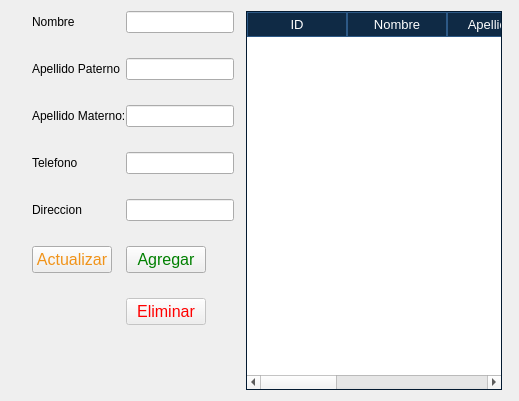
      <widget class="QWidget" name="page_Customer">
       <layout class="QGridLayout" name="gridLayout_2">
        <item row="0" column="0">
         <layout class="QHBoxLayout" name="horizontalLayout_2" stretch="0,2">
          <property name="spacing">
           <number>12</number>
          </property>
          <property name="sizeConstraint">
           <enum>QLayout::SetMaximumSize</enum>
          </property>
          <property name="leftMargin">
           <number>6</number>
          </property>
          <property name="rightMargin">
           <number>6</number>
          </property>
          <item>
           <layout class="QFormLayout" name="formLayout_2">
            <property name="sizeConstraint">
             <enum>QLayout::SetFixedSize</enum>
            </property>
            <property name="labelAlignment">
             <set>Qt::AlignJustify|Qt::AlignVCenter</set>
            </property>
            <property name="formAlignment">
             <set>Qt::AlignJustify|Qt::AlignVCenter</set>
            </property>
            <property name="horizontalSpacing">
             <number>0</number>
            </property>
            <property name="verticalSpacing">
             <number>25</number>
            </property>
            <property name="leftMargin">
             <number>15</number>
            </property>
            <item row="0" column="0">
             <widget class="QLabel" name="label">
              <property name="text">
               <string>Nombre</string>
              </property>
             </widget>
            </item>
            <item row="0" column="1">
             <widget class="QLineEdit" name="customerName">
              <property name="sizePolicy">
               <sizepolicy hsizetype="Fixed" vsizetype="Fixed">
                <horstretch>150</horstretch>
                <verstretch>0</verstretch>
               </sizepolicy>
              </property>
             </widget>
            </item>
            <item row="1" column="1">
             <widget class="QLineEdit" name="customerLastPaternalName">
              <property name="sizePolicy">
               <sizepolicy hsizetype="Fixed" vsizetype="Fixed">
                <horstretch>0</horstretch>
                <verstretch>0</verstretch>
               </sizepolicy>
              </property>
             </widget>
            </item>
            <item row="3" column="0">
             <widget class="QLabel" name="label_3">
              <property name="text">
               <string>Telefono</string>
              </property>
             </widget>
            </item>
            <item row="3" column="1">
             <widget class="QLineEdit" name="customerPhone">
              <property name="sizePolicy">
               <sizepolicy hsizetype="Fixed" vsizetype="Fixed">
                <horstretch>100</horstretch>
                <verstretch>0</verstretch>
               </sizepolicy>
              </property>
             </widget>
            </item>
            <item row="4" column="0">
             <widget class="QLabel" name="label_4">
              <property name="text">
               <string>Direccion</string>
              </property>
             </widget>
            </item>
            <item row="4" column="1">
             <widget class="QLineEdit" name="customerAddress">
              <property name="sizePolicy">
               <sizepolicy hsizetype="Fixed" vsizetype="Fixed">
                <horstretch>0</horstretch>
                <verstretch>0</verstretch>
               </sizepolicy>
              </property>
             </widget>
            </item>
            <item row="5" column="0">
             <widget class="QPushButton" name="updateCustomer">
              <property name="font">
               <font>
                <pointsize>12</pointsize>
               </font>
              </property>
              <property name="cursor">
               <cursorShape>PointingHandCursor</cursorShape>
              </property>
              <property name="styleSheet">
               <string notr="true">QPushButton {
	color: #F09319;
}</string>
              </property>
              <property name="text">
               <string>Actualizar</string>
              </property>
             </widget>
            </item>
            <item row="5" column="1">
             <widget class="QPushButton" name="addCustomer">
              <property name="sizePolicy">
               <sizepolicy hsizetype="Fixed" vsizetype="Fixed">
                <horstretch>0</horstretch>
                <verstretch>0</verstretch>
               </sizepolicy>
              </property>
              <property name="font">
               <font>
                <pointsize>12</pointsize>
               </font>
              </property>
              <property name="cursor">
               <cursorShape>PointingHandCursor</cursorShape>
              </property>
              <property name="styleSheet">
               <string notr="true">QPushButton {
	color: green;
}</string>
              </property>
              <property name="text">
               <string>Agregar</string>
              </property>
             </widget>
            </item>
            <item row="6" column="1">
             <widget class="QPushButton" name="deleteCustomer">
              <property name="enabled">
               <bool>false</bool>
              </property>
              <property name="sizePolicy">
               <sizepolicy hsizetype="Fixed" vsizetype="Fixed">
                <horstretch>0</horstretch>
                <verstretch>0</verstretch>
               </sizepolicy>
              </property>
              <property name="font">
               <font>
                <pointsize>12</pointsize>
               </font>
              </property>
              <property name="cursor">
               <cursorShape>ForbiddenCursor</cursorShape>
              </property>
              <property name="styleSheet">
               <string notr="true">QPushButton {
	color: red;
}</string>
              </property>
              <property name="text">
               <string>Eliminar</string>
              </property>
             </widget>
            </item>
            <item row="7" column="1">
             <spacer name="verticalSpacer_2">
              <property name="orientation">
               <enum>Qt::Vertical</enum>
              </property>
              <property name="sizeHint" stdset="0">
               <size>
                <width>20</width>
                <height>40</height>
               </size>
              </property>
             </spacer>
            </item>
            <item row="1" column="0">
             <widget class="QLabel" name="label_2">
              <property name="text">
               <string>Apellido Paterno</string>
              </property>
             </widget>
            </item>
            <item row="2" column="0">
             <widget class="QLabel" name="label_13">
              <property name="text">
               <string>Apellido Materno:</string>
              </property>
             </widget>
            </item>
            <item row="2" column="1">
             <widget class="QLineEdit" name="customerLastMaternalName"/>
            </item>
           </layout>
          </item>
          <item>
           <widget class="QTableWidget" name="customerTable">
            <property name="font">
             <font>
              <pointsize>10</pointsize>
             </font>
            </property>
            <property name="styleSheet">
             <string notr="true">    QHeaderView::section {
        background-color: #0F2A45;   /* Fondo del encabezado */
        color: white;                /* Color del texto */
        border: 1px solid #2D5986;   /* Bordes del encabezado */
		padding: 2px;
    }

    QTableWidget::item {
        border: 1px solid #2D5986;   /* Bordes de las celdas */
        padding: 2px;                /* Espaciado dentro de las celdas */
    }

	QTableWidget::item:alternate{
	    background-color: #0B4B6C;
	}

    QTableWidget::item:selected {
		color: black; /*Color del texto*/
        background-color: #82ABD5;   /* Fondo cuando se selecciona */
    }

    QTableWidget {
        border: 1px solid #031A31;   /* Bordes de la tabla */
    }

    QScrollBar:vertical {
        background: #000000;
        width: 16px;
    }
    
    QScrollBar::handle:vertical {
        background: #00796b;
        min-height: 20px;
	}</string>
            </property>
            <property name="editTriggers">
             <set>QAbstractItemView::NoEditTriggers</set>
            </property>
            <property name="alternatingRowColors">
             <bool>true</bool>
            </property>
            <property name="selectionMode">
             <enum>QAbstractItemView::SingleSelection</enum>
            </property>
            <property name="selectionBehavior">
             <enum>QAbstractItemView::SelectRows</enum>
            </property>
            <property name="textElideMode">
             <enum>Qt::ElideRight</enum>
            </property>
            <property name="showGrid">
             <bool>true</bool>
            </property>
            <property name="sortingEnabled">
             <bool>true</bool>
            </property>
            <attribute name="verticalHeaderVisible">
             <bool>false</bool>
            </attribute>
            <column>
             <property name="text">
              <string>ID</string>
             </property>
            </column>
            <column>
             <property name="text">
              <string>Nombre</string>
             </property>
            </column>
            <column>
             <property name="text">
              <string>Apellido P</string>
             </property>
            </column>
            <column>
             <property name="text">
              <string>Apellido M</string>
             </property>
            </column>
            <column>
             <property name="text">
              <string>Direccion</string>
             </property>
            </column>
            <column>
             <property name="text">
              <string>Telefono</string>
             </property>
            </column>
           </widget>
          </item>
         </layout>
        </item>
       </layout>
      </widget>
